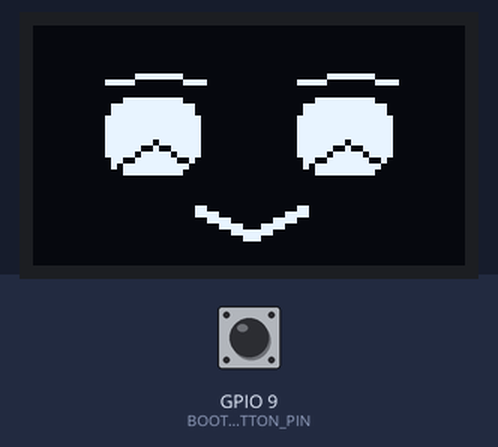
Recording of a program running on a simulated ESP32-C3. Shown: 72×40 one-colour display. Inputs (shaded band) come from the test bench; at power-on: GPIO 9 (BOOT_BUTTON_PIN) HIGH. WiFi joins after 1.5 s; servers stay silent unless stated; uploads are accepted with an empty reply; random numbers use the default seed unless the program sets one; what the program prints to the serial monitor is not drawn.

Above: at 1.01 s.
1.8 s: GPIO 9 (BOOT_BUTTON_PIN) pulled LOW for 0.15 s
At 1.9 s:
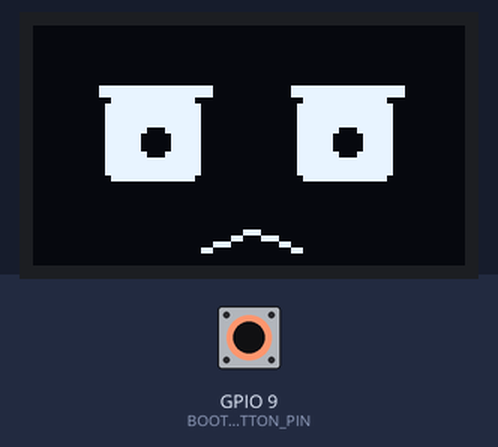
2.5 s: GPIO 9 (BOOT_BUTTON_PIN) pulled LOW for 1 s
At 2.63 s:
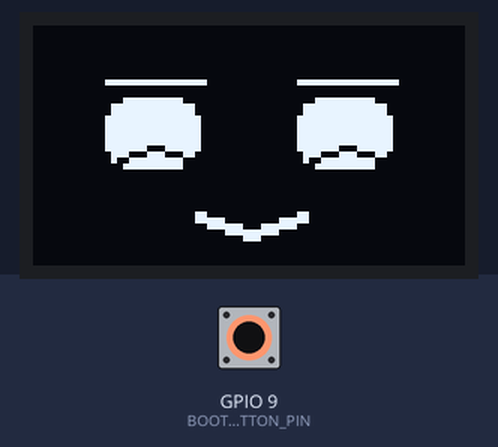
4.1 s: GPIO 9 (BOOT_BUTTON_PIN) pulled LOW for 0.15 s
At 9.6 s:
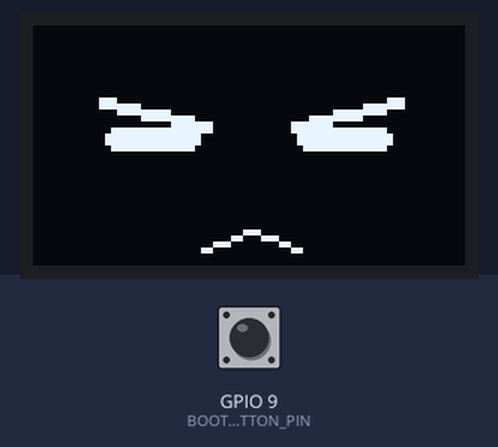

Measured:
- what the display in image 3 shows lasts 1.1 s, from 8.8 s to 9.9 s

The program:

main.cpp
```cpp
#include <Arduino.h>
#include <U8g2lib.h>
#include <Wire.h>
#include <WiFi.h>
#include <WiFiClient.h>
#include "freertos/FreeRTOS.h"
#include "freertos/task.h"

#ifndef MODO_ATAQUE
#define MODO_ATAQUE 0   // 0 = inicia normal (feliz), 1 = inicia malicioso (zangado)
#endif

// ---------------------------- CONFIGURAÇÃO DO OLED 0.42" --------------------
// ESP32-C3 + OLED 0.42" (72x40): SCL = GPIO 6, SDA = GPIO 5
U8G2_SSD1306_72X40_ER_F_HW_I2C u8g2(U8G2_R0, U8X8_PIN_NONE, 6, 5);

constexpr int BOOT_BUTTON_PIN = 9;
constexpr unsigned long DEBOUNCE_MS = 180;

// ---------------------------- CONFIGURAÇÃO DE REDE ---------------------------
const char* WIFI_SSID  = "KAUA_LQ";
const char* WIFI_SENHA = "12345678";

IPAddress SERVIDOR_NORMAL(192, 168, 137, 1);
const uint16_t PORTA_SERVIDOR_NORMAL = 8500;
const IPAddress GATEWAY_HOTSPOT(192, 168, 137, 1);

const uint16_t PORTAS_COMUNS[] = {21, 22, 23, 25, 53, 80, 110, 143, 443, 445,
                                   1883, 3306, 3389, 8080, 8883};
const int QTD_PORTAS_COMUNS = sizeof(PORTAS_COMUNS) / sizeof(PORTAS_COMUNS[0]);

// ---------------------------- ESTADO COMPARTILHADO (FREERTOS) ----------------
portMUX_TYPE stateMux = portMUX_INITIALIZER_UNLOCKED;

volatile bool modoMalicioso = (MODO_ATAQUE == 1);
int subTipoAtaqueEscolhido = 0;      // 0 misto | 1 brute-force | 2 horizontal
int perfilVelocidade = 0;            // 0 rápido | 1 médio | 2 lento
uint16_t portaAlvoFixa = 22;
uint8_t proximoHostHorizontal = 2;

// Flag para resetar a animação quando o modo muda
volatile bool resetAnimRequested = false;

void sortearParametrosAtaque() {
    int novoSub = (int)(esp_random() % 3);
    int novoVel = (int)(esp_random() % 3);
    uint16_t novaPorta = PORTAS_COMUNS[esp_random() % QTD_PORTAS_COMUNS];

    taskENTER_CRITICAL(&stateMux);
    subTipoAtaqueEscolhido = novoSub;
    perfilVelocidade = novoVel;
    portaAlvoFixa = novaPorta;
    proximoHostHorizontal = 2;
    taskEXIT_CRITICAL(&stateMux);

    Serial.printf("[ATAQUE SORTEADO] sub-tipo=%d | velocidade=%d | porta_fixa=%u\n",
                  novoSub, novoVel, novaPorta);
}

void setModoMalicioso(bool malicioso) {
    taskENTER_CRITICAL(&stateMux);
    modoMalicioso = malicioso;
    resetAnimRequested = true;
    taskEXIT_CRITICAL(&stateMux);

    if (malicioso) {
        sortearParametrosAtaque();
        Serial.println("=== MODO: MALICIOSO (rotule PortScan) ===");
    } else {
        Serial.println("=== MODO: NORMAL (rotule Benigno) ===");
    }
}

bool isModoMalicioso() {
    taskENTER_CRITICAL(&stateMux);
    bool val = modoMalicioso;
    taskEXIT_CRITICAL(&stateMux);
    return val;
}

// ---------------------------- ANIMAÇÃO OLED (72x40) -------------------------
enum AnimPhase {
    PHASE_RAMP_UP = 0,
    PHASE_PEAK_ACTION,
    PHASE_HOLD,
    PHASE_RAMP_DOWN,
    PHASE_PAUSE
};

static AnimPhase animPhase = PHASE_RAMP_UP;
static int animLevel = 0;
static int peakStep = 0;
static int shakeX = 0;
static int shakeY = 0;
static unsigned long lastStepMs = 0;

void resetAnimationState() {
    animPhase = PHASE_RAMP_UP;
    animLevel = 0;
    peakStep = 0;
    shakeX = 0;
    shakeY = 0;
    lastStepMs = millis();
}

void drawAngryFace(int level, int sx, int sy) {
    const int eyeW = 16;
    int eyeH = 14 - (level * 2);
    if (eyeH < 4) eyeH = 4;

    const int centerBaseY = 19;
    int eyeTopY = centerBaseY - (eyeH / 2) + sy;

    int leftEyeX = 12 + sx;
    int rightEyeX = 44 + sx;

    u8g2.drawRBox(leftEyeX, eyeTopY, eyeW, eyeH, 2);
    u8g2.drawRBox(rightEyeX, eyeTopY, eyeW, eyeH, 2);

    if (eyeH >= 8) {
        u8g2.setDrawColor(0);
        int pupilOffsetX = (level >= 4) ? 2 : 0;
        int pupilY = eyeTopY + (eyeH / 2);
        u8g2.drawDisc(leftEyeX + (eyeW / 2) + pupilOffsetX, pupilY, 2);
        u8g2.drawDisc(rightEyeX + (eyeW / 2) + pupilOffsetX, pupilY, 2);
        u8g2.setDrawColor(1);
    }

    int tilt = (level * 3) / 6;
    int browGap = 2;

    int lOuterY = eyeTopY - browGap - tilt;
    int lInnerY = eyeTopY - browGap + (tilt / 2);
    u8g2.drawLine(leftEyeX - 1, lOuterY, leftEyeX + eyeW + 1, lInnerY);
    u8g2.drawLine(leftEyeX - 1, lOuterY + 1, leftEyeX + eyeW + 1, lInnerY + 1);

    int rInnerY = eyeTopY - browGap + (tilt / 2);
    int rOuterY = eyeTopY - browGap - tilt;
    u8g2.drawLine(rightEyeX - 1, rInnerY, rightEyeX + eyeW + 1, rOuterY);
    u8g2.drawLine(rightEyeX - 1, rInnerY + 1, rightEyeX + eyeW + 1, rOuterY + 1);

    int mouthY = 35 + sy;
    u8g2.drawLine(28 + sx, mouthY + 2, 36 + sx, mouthY - 1);
    u8g2.drawLine(36 + sx, mouthY - 1, 44 + sx, mouthY + 2);
}

void drawHappyFace(int level, int sx, int sy) {
    const int eyeW = 16;
    int eyeH = 12 + (level / 3);
    const int centerBaseY = 18;
    int eyeTopY = centerBaseY - (eyeH / 2) + sy;

    int leftEyeX = 12 + sx;
    int rightEyeX = 44 + sx;

    u8g2.drawRBox(leftEyeX, eyeTopY, eyeW, eyeH, 4);
    u8g2.drawRBox(rightEyeX, eyeTopY, eyeW, eyeH, 4);

    int smileArcDrop = (level * 3) / 6;
    u8g2.setDrawColor(0);
    int eyeBottomY = eyeTopY + eyeH - 2;
    u8g2.drawLine(leftEyeX + 2, eyeBottomY, leftEyeX + (eyeW / 2), eyeBottomY - 2 - smileArcDrop);
    u8g2.drawLine(leftEyeX + (eyeW / 2), eyeBottomY - 2 - smileArcDrop, leftEyeX + eyeW - 2, eyeBottomY);

    u8g2.drawLine(rightEyeX + 2, eyeBottomY, rightEyeX + (eyeW / 2), eyeBottomY - 2 - smileArcDrop);
    u8g2.drawLine(rightEyeX + (eyeW / 2), eyeBottomY - 2 - smileArcDrop, rightEyeX + eyeW - 2, eyeBottomY);
    u8g2.setDrawColor(1);

    int arch = (level * 2) / 6;
    int browY = eyeTopY - 3;
    u8g2.drawLine(leftEyeX, browY, leftEyeX + (eyeW / 2), browY - arch);
    u8g2.drawLine(leftEyeX + (eyeW / 2), browY - arch, leftEyeX + eyeW, browY);

    u8g2.drawLine(rightEyeX, browY, rightEyeX + (eyeW / 2), browY - arch);
    u8g2.drawLine(rightEyeX + (eyeW / 2), browY - arch, rightEyeX + eyeW, browY);

    int mouthY = 33 + sy;
    int smileDepth = 2 + (level / 3);
    u8g2.drawLine(27 + sx, mouthY - smileDepth, 36 + sx, mouthY + 1);
    u8g2.drawLine(36 + sx, mouthY + 1, 45 + sx, mouthY - smileDepth);
    u8g2.drawLine(27 + sx, mouthY - smileDepth + 1, 36 + sx, mouthY + 2);
    u8g2.drawLine(36 + sx, mouthY + 2, 45 + sx, mouthY - smileDepth + 1);
}

void renderCurrentFace(bool malicioso) {
    u8g2.clearBuffer();
    if (malicioso) {
        drawAngryFace(animLevel, shakeX, shakeY);
    } else {
        drawHappyFace(animLevel, shakeX, shakeY);
    }
    u8g2.sendBuffer();
}

void stepAnimation(bool malicioso) {
    taskENTER_CRITICAL(&stateMux);
    bool shouldReset = resetAnimRequested;
    if (shouldReset) {
        resetAnimRequested = false;
    }
    taskEXIT_CRITICAL(&stateMux);

    if (shouldReset) {
        resetAnimationState();
        renderCurrentFace(malicioso);
        return;
    }

    unsigned long now = millis();
    unsigned long intervalMs = 70;

    switch (animPhase) {
        case PHASE_RAMP_UP:
            intervalMs = 70;
            if (now - lastStepMs >= intervalMs) {
                lastStepMs = now;
                shakeX = 0;
                shakeY = 0;
                renderCurrentFace(malicioso);
                if (animLevel < 6) {
                    animLevel++;
                } else {
                    animPhase = PHASE_PEAK_ACTION;
                    peakStep = 0;
                }
            }
            break;

        case PHASE_PEAK_ACTION:
            intervalMs = 55;
            if (now - lastStepMs >= intervalMs) {
                lastStepMs = now;
                animLevel = 6;
                if (malicioso) {
                    shakeX = (int)random(-1, 2);
                    shakeY = (int)random(-1, 2);
                } else {
                    shakeX = 0;
                    shakeY = (peakStep % 2 == 0) ? -1 : 0;
                }
                renderCurrentFace(malicioso);
                peakStep++;
                if (peakStep >= 14) {
                    shakeX = 0;
                    shakeY = 0;
                    animPhase = PHASE_HOLD;
                    lastStepMs = now;
                }
            }
            break;

        case PHASE_HOLD:
            if (now - lastStepMs >= 850) {
                animPhase = PHASE_RAMP_DOWN;
                lastStepMs = now;
            }
            break;

        case PHASE_RAMP_DOWN:
            intervalMs = 60;
            if (now - lastStepMs >= intervalMs) {
                lastStepMs = now;
                shakeX = 0;
                shakeY = 0;
                renderCurrentFace(malicioso);
                if (animLevel > 0) {
                    animLevel--;
                } else {
                    animPhase = PHASE_PAUSE;
                    lastStepMs = now;
                }
            }
            break;

        case PHASE_PAUSE:
            if (now - lastStepMs >= 450) {
                animPhase = PHASE_RAMP_UP;
                animLevel = 0;
                lastStepMs = now;
            }
            break;
    }
}

void pollBootButton() {
    static bool lastReading = HIGH;
    static unsigned long lastPressMs = 0;

    bool reading = digitalRead(BOOT_BUTTON_PIN);
    unsigned long now = millis();

    if (lastReading == HIGH && reading == LOW) {
        if (now - lastPressMs >= DEBOUNCE_MS) {
            lastPressMs = now;
            bool proximoEstado = !isModoMalicioso();
            setModoMalicioso(proximoEstado);
        }
    }
    lastReading = reading;
}

// ---------------------------- OPERAÇÃO DE REDE -------------------------------
void conectarWiFi() {
    if (WiFi.status() == WL_CONNECTED) return;

    Serial.printf("[WIFI] Conectando a '%s'...\n", WIFI_SSID);
    WiFi.mode(WIFI_STA);
    WiFi.begin(WIFI_SSID, WIFI_SENHA);

    while (WiFi.status() != WL_CONNECTED) {
        vTaskDelay(pdMS_TO_TICKS(300));
        Serial.print(".");
    }
    Serial.printf("\n[WIFI] Conectado! IP do ESP32: %s  <-- use este IP na coleta\n",
                  WiFi.localIP().toString().c_str());
}

void executarPassoNormal() {
    WiFiClient client;
    if (client.connect(SERVIDOR_NORMAL, PORTA_SERVIDOR_NORMAL, 1000)) {
        client.print(String("GET / HTTP/1.1\r\nHost: ") +
                     SERVIDOR_NORMAL.toString() + "\r\nConnection: close\r\n\r\n");
        unsigned long t0 = millis();
        while (client.connected() && millis() - t0 < 500) {
            while (client.available()) client.read();
            vTaskDelay(pdMS_TO_TICKS(5));
        }
    } else {
        Serial.println("[NORMAL] Falha de conexão (o http.server está rodando?).");
    }
    client.stop();

    long jitter = (long)(esp_random() % 1000) - 500;
    long delayMs = 4000 + jitter;
    if (delayMs < 500) delayMs = 500;
    vTaskDelay(pdMS_TO_TICKS((uint32_t)delayMs));
}

uint32_t esperaEntreTentativas(int vel) {
    switch (vel) {
        case 0:  return 5 + (esp_random() % 45);      // 5-50 ms
        case 1:  return 50 + (esp_random() % 350);    // 50-400 ms
        default: return 300 + (esp_random() % 1700);  // 0.3-2 s
    }
}

void executarPassoMalicioso() {
    int sub;
    int vel;
    uint16_t portaFixa;
    uint8_t hostHoriz;

    taskENTER_CRITICAL(&stateMux);
    sub = subTipoAtaqueEscolhido;
    vel = perfilVelocidade;
    portaFixa = portaAlvoFixa;
    hostHoriz = proximoHostHorizontal;
    if (sub == 2) {
        proximoHostHorizontal = (proximoHostHorizontal >= 250) ? 2 : (proximoHostHorizontal + 1);
    }
    taskEXIT_CRITICAL(&stateMux);

    IPAddress alvo;
    uint16_t porta;

    if (sub == 1) {                                       // brute-force
        alvo = GATEWAY_HOTSPOT;
        porta = portaFixa;
    } else if (sub == 2) {                                // horizontal
        alvo = IPAddress(10, 77, 0, hostHoriz);
        porta = portaFixa;
    } else {                                              // misto
        alvo = (esp_random() % 2 == 0) ? GATEWAY_HOTSPOT : IPAddress(10, 77, 0, 2 + (esp_random() % 250));
        porta = (esp_random() % 3 == 0) ? (uint16_t)(1024 + (esp_random() % 64000)) : PORTAS_COMUNS[esp_random() % QTD_PORTAS_COMUNS];
    }

    WiFiClient client;
    bool conectou = client.connect(alvo, porta, 150);
    if (conectou) client.stop();

    vTaskDelay(pdMS_TO_TICKS(esperaEntreTentativas(vel)));
}

// ---------------------------- TAREFAS FREERTOS -------------------------------
void taskDisplay(void* pvParameters) {
    (void)pvParameters;
    pinMode(BOOT_BUTTON_PIN, INPUT_PULLUP);
    u8g2.begin();
    u8g2.setContrast(255);
    resetAnimationState();
    renderCurrentFace(isModoMalicioso());

    for (;;) {
        pollBootButton();
        stepAnimation(isModoMalicioso());
        vTaskDelay(pdMS_TO_TICKS(15));
    }
}

void taskNetwork(void* pvParameters) {
    (void)pvParameters;
    conectarWiFi();

    for (;;) {
        conectarWiFi();
        if (isModoMalicioso()) {
            executarPassoMalicioso();
        } else {
            executarPassoNormal();
        }
    }
}

void setup() {
    Serial.begin(115200);
    delay(500);
    randomSeed(esp_random());

    bool iniciaMalicioso = (MODO_ATAQUE == 1);
    if (iniciaMalicioso) {
        sortearParametrosAtaque();
        Serial.println("=== MODO INICIAL: MALICIOSO (rotule PortScan) ===");
    } else {
        Serial.println("=== MODO INICIAL: NORMAL (rotule Benigno) ===");
    }

    xTaskCreate(taskDisplay, "DisplayTask", 4096, nullptr, 3, nullptr);
    xTaskCreate(taskNetwork, "NetworkTask", 6144, nullptr, 2, nullptr);
}

void loop() {
    // Tudo é gerenciado pelas tarefas FreeRTOS; libera o loop principal
    vTaskDelay(pdMS_TO_TICKS(1000));
}
```
